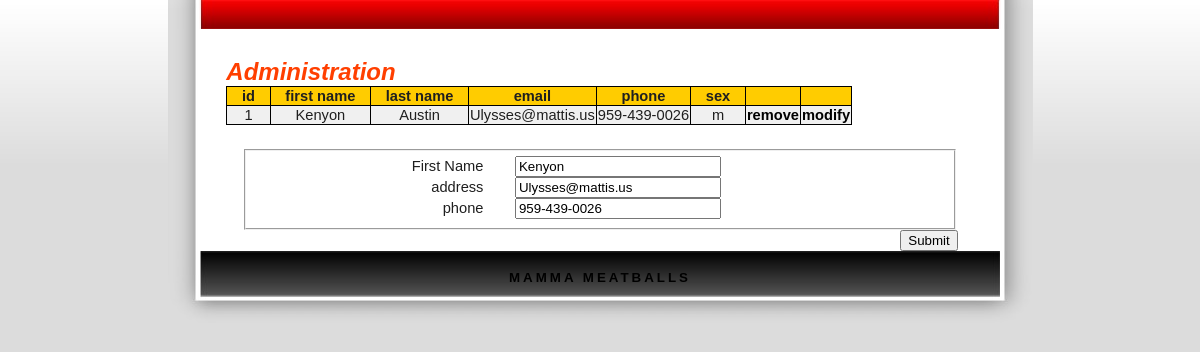
The app's page /website/table/goldenMTable.php?m=1 with its own data.
### tables this page shows
CREATE TABLE IF NOT EXISTS `golden`
(
    `g_id`          INTEGER PRIMARY KEY AUTO_INCREMENT,
    firstname      VARCHAR(45)     NOT NULL,
    `lastname`      VARCHAR(45)     NOT NULL,
    `email`         VARCHAR(45)     NOT NULL,
    phone           CHAR(12)        NULL, 
    `sex`           CHAR(1)    NOT NULL
);

### src/Logger.php (called while the page is built, shortened)
<?php
include_once("MeatballsUser.php");
class Logger
{
    private static $singleton;
    public static function getSingleInstance()
    {
        $argc = func_num_args();
        $args = func_get_args();
        if (self::$singleton === null)
        {
            if ($argc == 0)
            {
                self::$singleton = new Logger();
            }
            else
            {
                self::$singleton = new Logger($args[0]);
            }
            self::$singleton->write("\n[".__CLASS__."] +++ Logger instanciated +++");
        }
        return self::$singleton;
    }
    private function __construct()
    {
        $this->filename = $this->getLogFilePath();
        $this->fd = fopen($this->filename, 'w') or die('Cannot open the log file: ' . $this->filename);
    }
    private function getLogFilePath()
    {
        $filename = $_SERVER['DOCUMENT_ROOT'];
        if (!file_exists($filename)) {
            $filename = getcwd() . "/log/phpunit_log";
        } else {
            $filename .= "/comp353-project/log/log";
        }
        return $filename;
    }
}
?>

### src/MeatballsUser.php (called while the page is built, shortened)
<?php
class MeatballUser
{
    public static function removeTrailingSlash(&$str)
    {
        return $str;
    }
}
?>

### src/IQuery.php (called while the page is built, shortened)
<?php
include_once("MySqlConnection.php");
include_once("ConfigLoader.php");
abstract class IQuery
{
    static protected $mysql;
    public function __construct()
    {
		$this->logger = Logger::getSingleInstance();
        $config_path = $_SERVER['DOCUMENT_ROOT'];
        $config_path .= '/comp353-project/src/project.config.xml';
        $loader = new ConfigLoader($config_path, "localhost");
        if (!isset(self::$mysql)) {
            self::$mysql = new MySqlConnection($loader->getHost(),
                                               $loader->getUsername(),
                                               $loader->getPassword(),
                                               $loader->getDatabase());
        }
    }
    public function execute()
    {
        $this->result = self::$mysql->execute($this->getQueryString());
        return $this->result;
    }
}
?>

### src/ConfigLoader.php (called while the page is built, shortened)
<?php
class ConfigLoader
{
    private $host;
    private $username;
    private $password;
    private $database;
    public function __construct($config_file_path, $myConfigName)
    {
        $this->logger = Logger::getSingleInstance();
        if (file_exists($config_file_path)) {
            $xml = simplexml_load_file($config_file_path);
        } else {
            exit('Failed to open '.$config_file_path."\n");
        }
        $xpath = ($xml->xpath('/configurations/configuration[name="' . $myConfigName . '"]'));
        if (isset($xpath[0])) {
            $node = $xpath[0];
        } else {
            $msg = "[ERROR]::[" . __CLASS__ . "]" . " The xpath query returned empty";
            $this->logger->write($msg);
            print_r($xpath);
            exit($msg);
        }
        $this->host = $node->host;
        $this->username = $node->username;
        $this->database = $node->database;
    }
    public function getHost()
    {
        return $this->host;
    }
    public function getUsername()
    {
        return $this->username;
    }
    public function getPassword()
    {
        return $this->password;
    }
    public function getDatabase()
    {
        return $this->database;
    }
}
?>

### src/MySqlConnection.php (called while the page is built, shortened)
<?php
class MySqlConnection
{
    private $host;
    private $username;
    private $db;
    private $password;
    private $connection;
    public function __construct()
    {
        $argc = func_num_args();
        $args = func_get_args();
        $this->logger = Logger::getSingleInstance();
        if (method_exists($this, $f = '__construct_' . $argc))
        {
            call_user_func_array(array($this, $f), $args);
        }
    }
    private function __construct_4($host, $uname, $password, $db)
    {
        $this->host = $host;
        $this->username = $uname;
        $this->db = $db;
        $this->password = $password;
    }
    private function connect()
    {
        $result = false;
        $this->connection = mysqli_connect($this->host,     $this->username,
                $this->password, $this->db);
        if ($this->connection)
        {
            $result = true;
        }
        return $result;
    }
    public function execute($query)
    {
        if ($this->connection) {
            $semicolons_count = substr_count($query, ';');
            if ($semicolons_count > 1)
            {
                $result = mysqli_multi_query($this->connection, $query);
                while (mysqli_more_results($this->connection) && mysqli_next_result($this->connection))
                {
                    if ($result = mysqli_store_result($this->connection)) {
                        if ($result->num_rows > 0) {
                            $return_a_result = $result;
                        } else {
                            mysqli_free_result($result);
                        }
                    }
                }
                if (isset($return_a_result)) {
                    $result = $return_a_result;
                } else {
                    $result = true;
                }
            } else {
                $result = mysqli_query($this->connection, $query);
            }
        }
        return $result;
    }
    public function __toString()
    {
        return $this->username . "@" . $this->host;
    }
}
?>

### src/CustomQuery.php (called while the page is built, shortened)
<?php
include_once("IQuery.php");
class CustomQuery extends IQuery
{
    private $query_string;
    public function __construct($query_string)
    {
        $this->query_string = $query_string;
    }
    public function getQueryString()
    {
        return $this->query_string;
    }
}
?>

### website/table/goldenMTable.php (the view, shortened to what this page needs)
<html>
<head>
  <link rel="stylesheet" href="stylesheet4.css" type="text/css">
<link rel="stylesheet" href="../css/domsort.css" type="text/css" />
</head>
<body>
<?php include_once("navigationBAR.php"); ?>
<section><h1>Administration</h1>
    <div id="thelist"><ul id="control">
            <li class="button" onclick="sortTable(0, 'num', '1');" ondblclick="sortTable(0, 'num', '-1');">id</li>
            <li class="button" onclick="sortTable(1, 'str', '1');" ondblclick="sortTable(1, 'str', '-1');">first name</li>
			<li class="button" onclick="sortTable(2, 'str', '1');" ondblclick="sortTable(2, 'str', '-1');">last name</li>
			<li class="button" onclick="sortTable(3, 'str', '1');" ondblclick="sortTable(3, 'str', '-1');">email</li>
			<li class="button" onclick="sortTable(4, 'str', '1');" ondblclick="sortTable(4, 'str', '-1');">phone</li>
			<li class="button" onclick="sortTable(5, 'str', '1');" ondblclick="sortTable(5, 'str', '-1');">sex</li>
            <li></li><li></li></ul><?php
			if(!isset($_GET['m']))
				$query = new CustomQuery("SELECT DISTINCT g_id, firstname, lastname, email, phone, sex FROM golden");
			else if(isset($_GET['m']))
				$query = new CustomQuery("SELECT DISTINCT g_id, firstname, lastname, email, phone, sex FROM golden where g_id='".$_GET['m']."'");
			if (!is_null($query))
					$result = $query->execute();
			if(isset($result))
				while($row = mysqli_fetch_row($result))
				{
				echo "<ul>";
				foreach ($row as $field) {
					echo "<li>" . $field . "</li>" ;
				}
						echo "<li><a onclick='remC()' href='remove.php?id=". $row[0] ."-golden'>remove</a></li>
						<li><a href='".$_SESSION['referrer']."?m=$row[0]'>modify</a></li></ul>";
				}
			if(isset($_GET['m'])){
				$query = new CustomQuery("SELECT * from golden where g_id='".$_GET['m']."';");
				$result = $query->execute();
				$row = mysqli_fetch_row($result);
				echo '</div></section>
					<div><form action="modify.php" method="post" name="form1" id="form1">
						<fieldset>
							<label for="firstN">First Name</label>
								<input name="namem" value="'.$row[1].'" placeholder="firstName" required="true" pattern="[A-z]{2,25}" type="text" /><br />
							<label for="address">address</label>
								<input name="emailm" value="'.$row[3].'" placeholder="email" required="true" pattern="[A-z_0-9]+@[A-z]{2,20}.[A-z]{2,4}" type="text" /><br />
							<label for="phone">phone</label>
								<input name="phonem" value="'.$row[4].'" placeholder="###-###-####" required="true" pattern="[0-9]{3}([0-9]{3}|\-[0-9]{3})([0-9]{4}|\-[0-9]{4})" title="phone" required="true" type="text" /><br />
						</fieldset>
							<input type="hidden" name="sidm" value="'.$row[0].'" />
							<input type="submit">
					</form></div>';
			}
        ?></div>
<?php include_once("navigationBAR2.php"); ?>
</body>
</html>

### website/table/stylesheet4.css (style rules this page uses)
form { width: 90%; margin: 0 auto; }
label, input { display: inline-block; }
label { width: 30%; text-align: right; }
label + input { width: 30%; margin: 0 30% 0 4%; }
input + input { float: right; }
section { margin:3%; text-align: center; }
body { margin: 0px; padding: 0px; color: #5F5F5F; background:url(../img/Tbg.jpg) repeat-x; background-color: #DCDCDC; font-family: "Trebuchet MS",verdana,arial,helvetica,sans-serif; font-size: 10pt; }
h1 { background-color: inherit; color: #FF3F00; font-family: "Trebuchet MS",verdana,arial,helvetica,sans-serif; font-size: 18pt; font-style: italic; text-align: left; margin: 0px; }
a:link,a:visited,a:active { color: #000000; background-color: inherit; text-decoration: none; font-weight: bold; }

### website/css/domsort.css (style rules this page uses)
div#thelist { display: table; border: solid; border-width: 1px; border-color: black; border-collapse: collapse; }
div#thelist ul { display: table-row; background-color:#f0f0f0; }
div#thelist ul li { display: table-cell; text-align: center; padding: 1px; border: thin solid black; }
div#thelist ul#control li { display: table-cell; text-align: center; font-weight: bold; padding-left: 1em; padding-right: 1em; background-color: #fc0; }

### website/table/goldenMTable.php (style rules this page uses)
label { width:33%; }

### records on screen
golden: g_id "1", firstname "Kenyon", lastname "Austin", email "Ulysses@mattis.us", phone "959-439-0026", sex "m", namem "Kenyon", emailm "Ulysses@mattis.us", phonem "959-439-0026"
